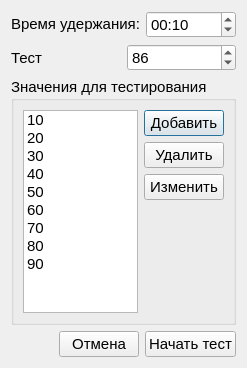
<?xml version="1.0" encoding="UTF-8"?>
<ui version="4.0">
 <class>StepTestSettings</class>
 <widget class="QDialog" name="StepTestSettings">
  <property name="geometry">
   <rect>
    <x>0</x>
    <y>0</y>
    <width>243</width>
    <height>368</height>
   </rect>
  </property>
  <property name="font">
   <font>
    <pointsize>11</pointsize>
   </font>
  </property>
  <property name="windowTitle">
   <string>Параметры тестирования</string>
  </property>
  <layout class="QVBoxLayout" name="verticalLayout_2">
   <item>
    <layout class="QHBoxLayout" name="horizontalLayout_3">
     <item>
      <widget class="QLabel" name="label">
       <property name="text">
        <string>&lt;html&gt;&lt;head/&gt;&lt;body&gt;&lt;p&gt;&lt;span style=&quot; font-size:11pt;&quot;&gt;Время удержания:&lt;/span&gt;&lt;/p&gt;&lt;/body&gt;&lt;/html&gt;</string>
       </property>
      </widget>
     </item>
     <item>
      <widget class="QTimeEdit" name="timeEdit">
       <property name="currentSection">
        <enum>QDateTimeEdit::SecondSection</enum>
       </property>
       <property name="displayFormat">
        <string>mm:ss</string>
       </property>
       <property name="currentSectionIndex">
        <number>1</number>
       </property>
       <property name="time">
        <time>
         <hour>0</hour>
         <minute>0</minute>
         <second>10</second>
        </time>
       </property>
      </widget>
     </item>
    </layout>
   </item>
   <item>
    <layout class="QHBoxLayout" name="horizontalLayout_5">
     <item>
      <widget class="QLabel" name="label_3">
       <property name="text">
        <string>Тест</string>
       </property>
      </widget>
     </item>
     <item>
      <widget class="QSpinBox" name="spinBox_T_value">
       <property name="minimum">
        <number>0</number>
       </property>
       <property name="maximum">
        <number>999</number>
       </property>
       <property name="value">
        <number>86</number>
       </property>
      </widget>
     </item>
    </layout>
   </item>
   <item>
    <widget class="QGroupBox" name="groupBox_2">
     <property name="title">
      <string>Значения для тестирования</string>
     </property>
     <layout class="QHBoxLayout" name="horizontalLayout">
      <item>
       <widget class="QListWidget" name="listWidget_value">
        <property name="editTriggers">
         <set>QAbstractItemView::CurrentChanged|QAbstractItemView::DoubleClicked|QAbstractItemView::EditKeyPressed</set>
        </property>
        <item>
         <property name="text">
          <string>10</string>
         </property>
        </item>
        <item>
         <property name="text">
          <string>20</string>
         </property>
        </item>
        <item>
         <property name="text">
          <string>30</string>
         </property>
        </item>
        <item>
         <property name="text">
          <string>40</string>
         </property>
        </item>
        <item>
         <property name="text">
          <string>50</string>
         </property>
        </item>
        <item>
         <property name="text">
          <string>60</string>
         </property>
        </item>
        <item>
         <property name="text">
          <string>70</string>
         </property>
        </item>
        <item>
         <property name="text">
          <string>80</string>
         </property>
        </item>
        <item>
         <property name="text">
          <string>90</string>
         </property>
        </item>
       </widget>
      </item>
      <item>
       <layout class="QVBoxLayout" name="verticalLayout">
        <item>
         <widget class="QPushButton" name="pushButton_add_value">
          <property name="text">
           <string>Добавить</string>
          </property>
         </widget>
        </item>
        <item>
         <widget class="QPushButton" name="pushButton_delete_value">
          <property name="text">
           <string>Удалить</string>
          </property>
         </widget>
        </item>
        <item>
         <widget class="QPushButton" name="pushButton_change_value">
          <property name="text">
           <string>Изменить</string>
          </property>
         </widget>
        </item>
        <item>
         <spacer name="verticalSpacer_2">
          <property name="orientation">
           <enum>Qt::Vertical</enum>
          </property>
          <property name="sizeHint" stdset="0">
           <size>
            <width>20</width>
            <height>40</height>
           </size>
          </property>
         </spacer>
        </item>
       </layout>
      </item>
     </layout>
    </widget>
   </item>
   <item>
    <layout class="QHBoxLayout" name="horizontalLayout_2">
     <item>
      <spacer name="horizontalSpacer">
       <property name="orientation">
        <enum>Qt::Horizontal</enum>
       </property>
       <property name="sizeHint" stdset="0">
        <size>
         <width>40</width>
         <height>20</height>
        </size>
       </property>
      </spacer>
     </item>
     <item>
      <widget class="QPushButton" name="pushButton_2">
       <property name="text">
        <string>Отмена</string>
       </property>
      </widget>
     </item>
     <item>
      <widget class="QPushButton" name="pushButton">
       <property name="text">
        <string>Начать тест</string>
       </property>
      </widget>
     </item>
    </layout>
   </item>
  </layout>
 </widget>
 <tabstops>
  <tabstop>timeEdit</tabstop>
  <tabstop>spinBox_T_value</tabstop>
  <tabstop>listWidget_value</tabstop>
  <tabstop>pushButton_add_value</tabstop>
  <tabstop>pushButton_delete_value</tabstop>
  <tabstop>pushButton_change_value</tabstop>
  <tabstop>pushButton_2</tabstop>
  <tabstop>pushButton</tabstop>
 </tabstops>
 <resources/>
 <connections>
  <connection>
   <sender>pushButton_2</sender>
   <signal>clicked()</signal>
   <receiver>StepTestSettings</receiver>
   <slot>reject()</slot>
   <hints>
    <hint type="sourcelabel">
     <x>127</x>
     <y>357</y>
    </hint>
    <hint type="destinationlabel">
     <x>40</x>
     <y>204</y>
    </hint>
   </hints>
  </connection>
  <connection>
   <sender>pushButton</sender>
   <signal>clicked()</signal>
   <receiver>StepTestSettings</receiver>
   <slot>accept()</slot>
   <hints>
    <hint type="sourcelabel">
     <x>232</x>
     <y>357</y>
    </hint>
    <hint type="destinationlabel">
     <x>228</x>
     <y>191</y>
    </hint>
   </hints>
  </connection>
 </connections>
</ui>
